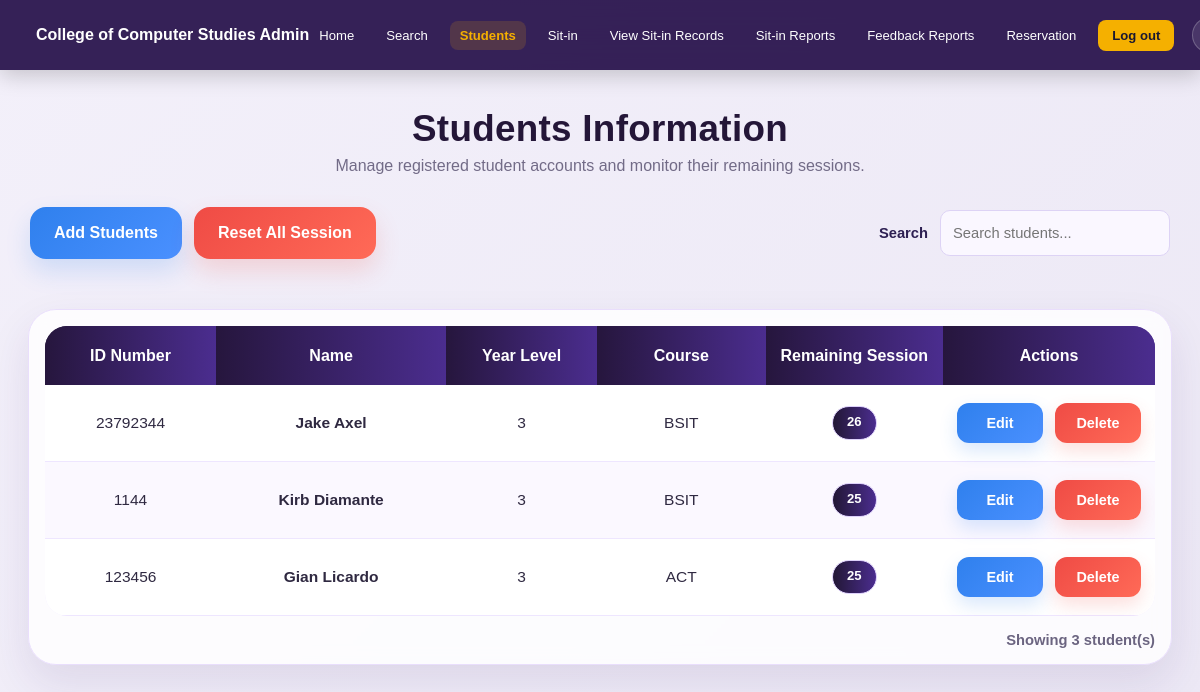
The page /admin_students (signed in) on the database as committed earlier.
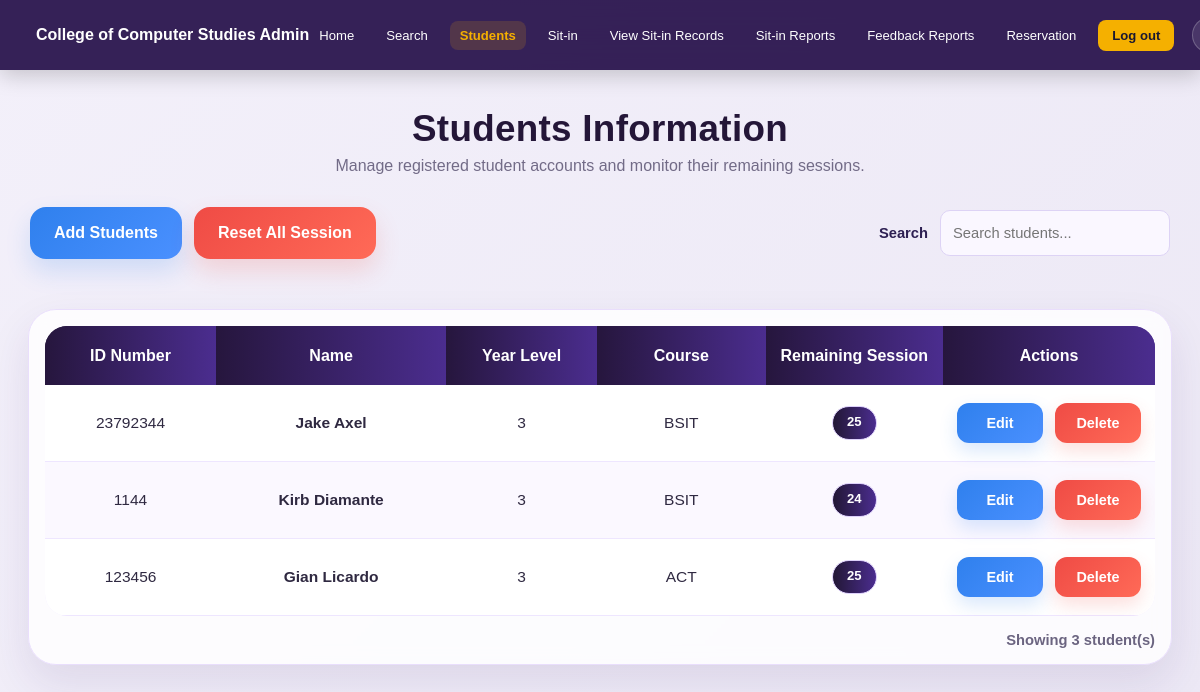
The same page on the database as committed later.
### app.py (models this page shows)
class Student(db.Model):
    id = db.Column(db.Integer, primary_key=True)
    id_number = db.Column(db.String(50), unique=True, nullable=False)
    last_name = db.Column(db.String(100))
    first_name = db.Column(db.String(100))
    middle_name = db.Column(db.String(100))
    course = db.Column(db.String(50))
    course_level = db.Column(db.String(10))
    email = db.Column(db.String(120), unique=True)
    password = db.Column(db.String(200))
    address = db.Column(db.String(200))
    profile_pic = db.Column(db.String(200), default='default.png')
    remaining_sessions = db.Column(db.Integer, default=30)
    leaderboard_points = db.Column(db.Integer, default=0)
    raw_points = db.Column(db.Float, default=0)
    cleanliness_points = db.Column(db.Integer, default=0)
    hours_points = db.Column(db.Integer, default=0)
    task_points = db.Column(db.Integer, default=0)
    total_hours = db.Column(db.Float, default=0)

### app.py (the view)
@app.route('/admin_students')
def admin_students():
    if 'admin_id' not in session:
        return redirect(url_for('login'))
    students = Student.query.order_by(Student.id.desc()).all()
    return render_template('admin_students.html', students=students)

### templates/admin_students.html (shortened to what the changed rows need)
<!DOCTYPE html>
<html lang="en">
<head>
    <link rel="stylesheet" href="{{ url_for('static', filename='style.css') }}">
</head>
<body class="admin-page">
<div class="admin-wrapper">
    <div class="students-shell">
        <div class="students-hero">
            <h1 class="students-main-title">Students Information</h1>
        </div>
        <div class="students-panel">
            <div class="admin-table-wrap students-table-wrap">
                <table class="admin-table students-table" id="studentsTable">
                    <thead>
                        <tr>
                            <th>ID Number</th>
                            <th>Name</th>
                            <th>Year Level</th>
                            <th>Course</th>
                            <th>Remaining Session</th>
                            <th>Actions</th>
                        </tr>
                    </thead>
                    <tbody>
                        {% for student in students %}
                        <tr>
                            <td>{{ student.id_number }}</td>
                            <td class="student-name-cell">
                                {{ student.first_name }} {{ student.last_name }}
                            </td>
                            <td>{{ student.course_level }}</td>
                            <td>{{ student.course }}</td>
                            <td>
                                <span class="session-pill">
                                    {{ student.remaining_sessions if student.remaining_sessions is not none else 30 }}
                                </span>
                            </td>
                            <td>
                                <div class="student-actions">
                                    <button
                                        type="button"
                                        class="student-action-btn btn-edit-student"
                                        onclick="openEditStudentModal(
                                            '{{ student.id }}',
                                            '{{ student.id_number }}',
                                            '{{ student.first_name|escape }}',
                                            '{{ student.middle_name|default('', true)|escape }}',
                                            '{{ student.last_name|escape }}',
                                            '{{ student.course|escape }}',
                                            '{{ student.course_level|escape }}',
                                            '{{ student.email|default('', true)|escape }}',
                                            '{{ student.address|default('', true)|escape }}',
                                            '{{ student.remaining_sessions if student.remaining_sessions is not none else 30 }}'
                                        )"
                                    >
                                        Edit
                                    </button>
                                    <form method="POST" action="{{ url_for('delete_student', student_id=student.id) }}" style="display:inline;" onsubmit="return confirm('Delete this student?');">
                                        <button type="submit" class="student-action-btn btn-delete-student">
                                            Delete
                                        </button>
                                    </form>
                                </div>
                            </td>
                        </tr>
                        {% endfor %}
                    </tbody>
                </table>
            </div>
        </div>
    </div>
</div>
</body>
</html>

Rows that differ between the two databases and show on the page:
changed Student "Jake": remaining_sessions "26" → "25"
changed Student "Kirb": remaining_sessions "25" → "24"
